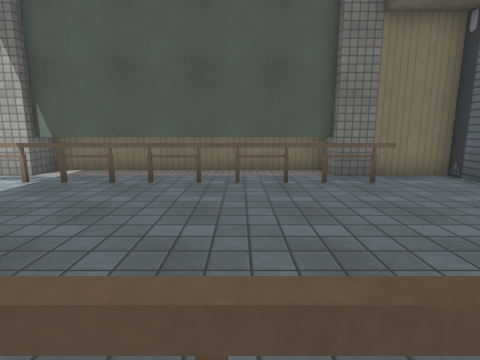
view 1 (above)

22 first-person views from a walk through a Unity game level. The camera is 1.2 m above the floor, tilts 10° down and sees 80° across. The floor is counted in squares, 1 m on a side. Each view is taken from the middle of a square. On the plan, view 1 faces up. The plan holds only what a view shows up to about 13 squares ahead; the rest is blank. The place goes on beyond the plan. The player character is not drawn. Some animated figures are not drawn. Some surface patterns are stand-ins.

view 2
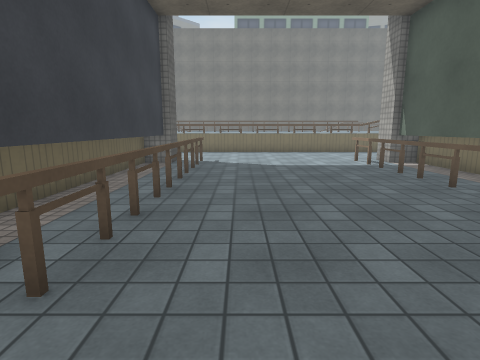

view 3
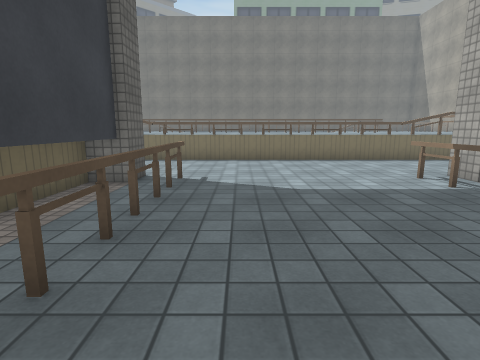

view 4
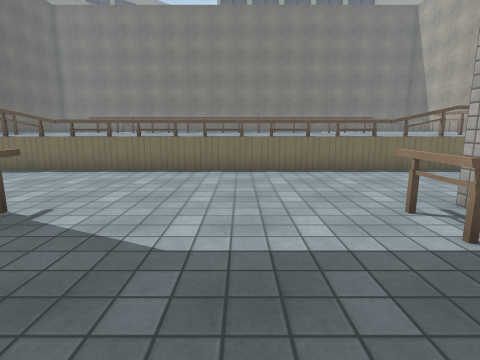

view 5
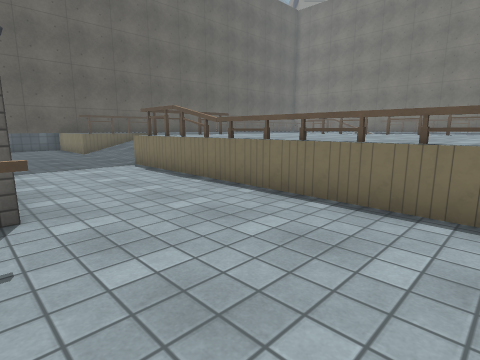

view 6
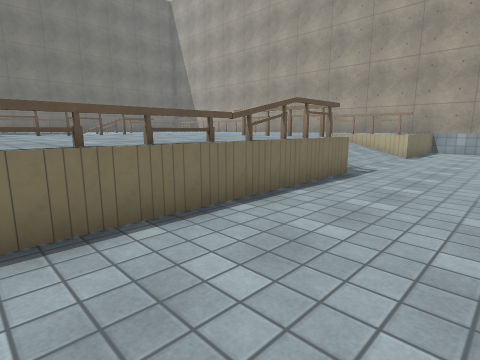

view 7
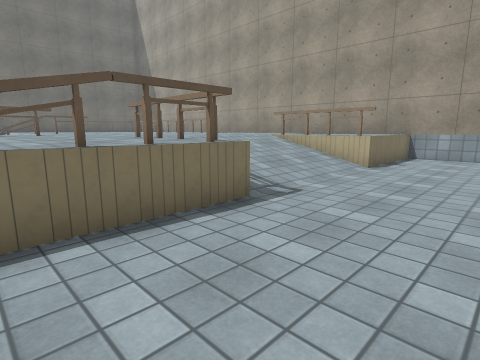

view 8
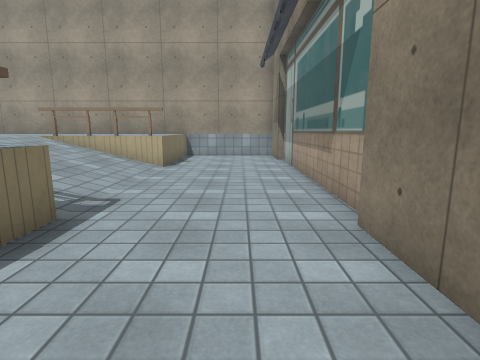

view 9
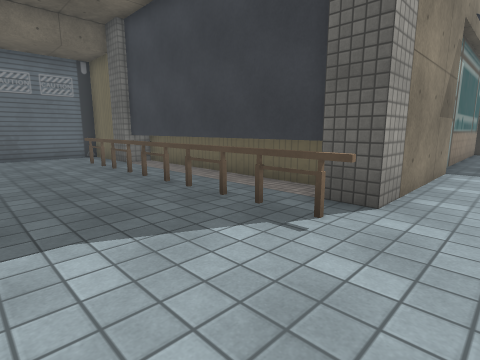

view 10
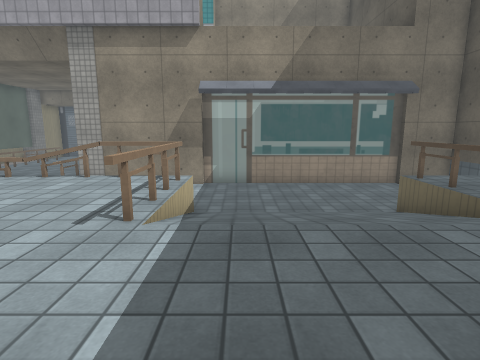

view 11
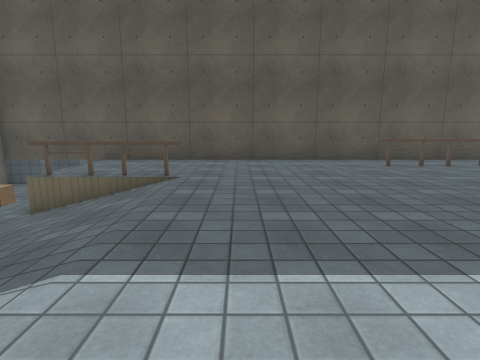

view 12
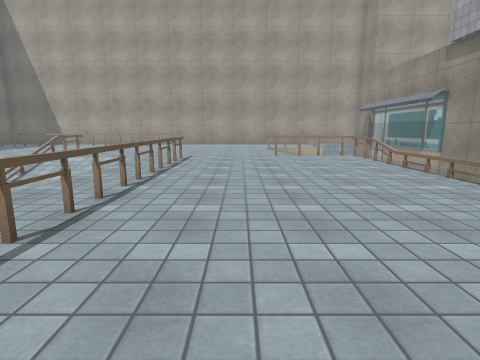

view 13
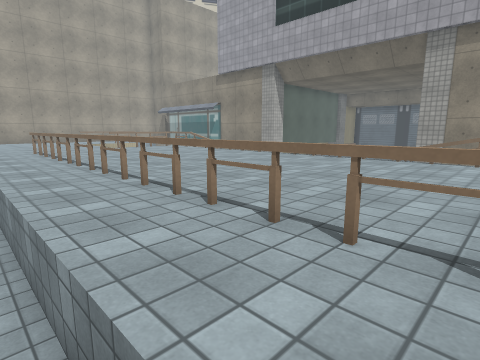

view 14
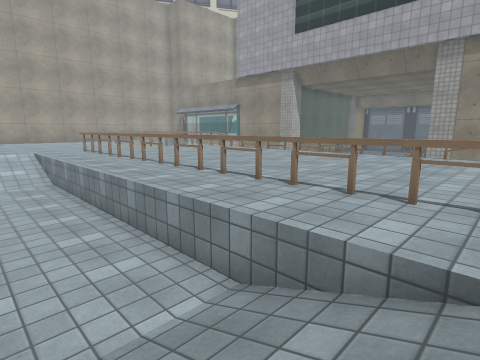

view 15
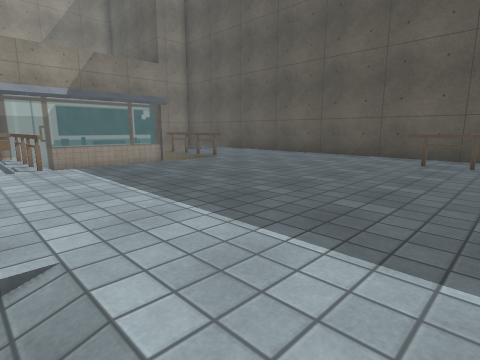

view 16
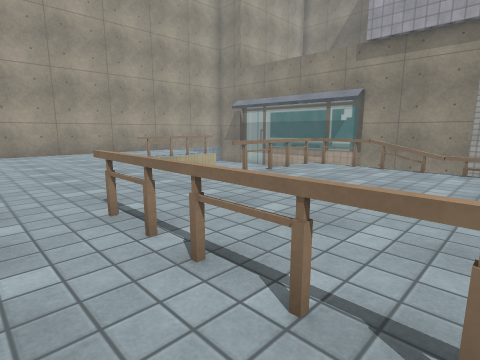

view 17
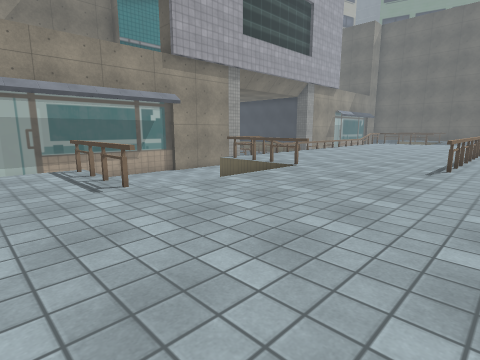

view 18
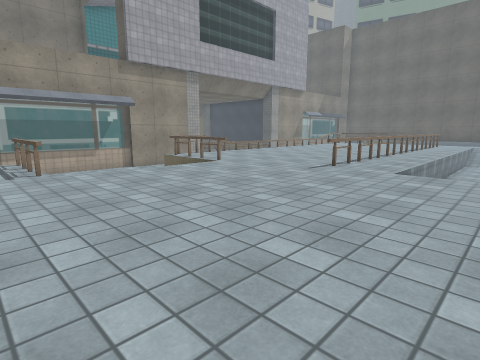

view 19
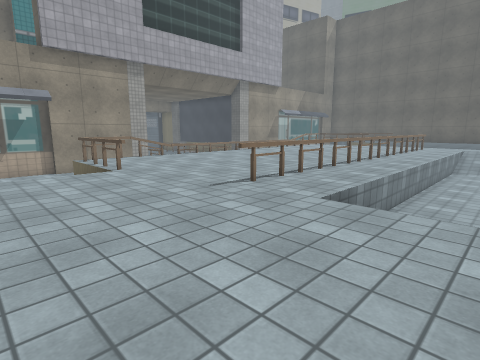

view 20
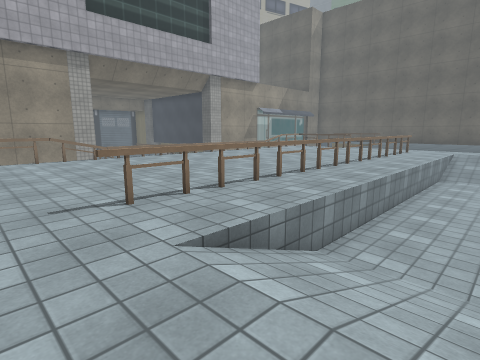

view 21
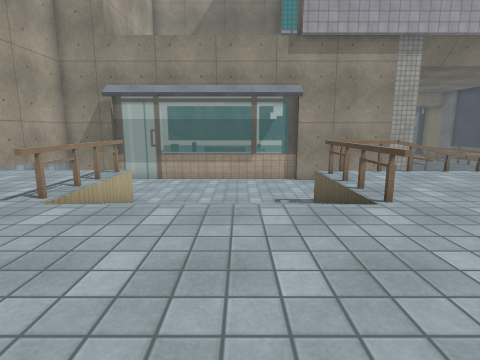

view 22
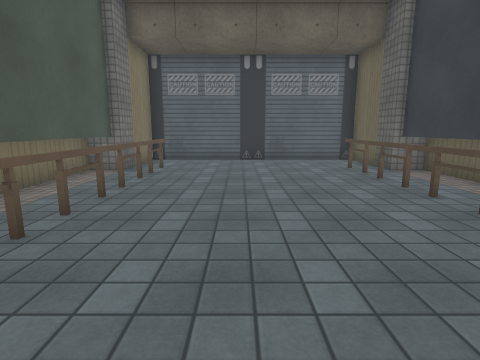

### Floor plan
Key: @ floor where view 1 was taken; # wall or solid block; . main floor; - floor 1 m lower than the main floor; / step, stairs or slope; = window, fence, low wall or low ledge; ^ raised ledge; v drop or lower ground; B billboard.
Columns run from 23 left of view 1 to 6 right of it. Each row starts with its distance up from view 1.
 21    ..........----#
 20 .............----#
 19 .........=#=.----#
 18 .........//==----#
 17 .........////----#
 16 .........////----#
 15 .........////----#
 14 .........////----#
 13 ........=##v^----#
 12 ............=----#
 11 ///..=......=----#
 10 ///..#......=----#
  9 ///..#...... ----########B#
  8 ---..#....../----#BBBBBBBB####
  7 ---..#....../----==========--#
  6 ---..#....../----------------#
  5  --..#....../----------------#
  4  --..#....../----------------#
  3 ---..#....../----------------#
  2 ---..#....../----------------#
  1 ---..#....../----=########=--#
  0 ---..#....../----------@-----#
 -1 ---..#....../----#BBBBBBBB####
 -2  //..#......#----########B#
 -3  //..#......=----#
 -4 ///..=......=----#
 -5 ........=##==----#
 -6 .........//==----#
 -7 .........////----#
 -8 .........////----#
 -9 .........////----#
-10 .........////----#
-11  ........=#v^----#
-12 .............----#
-13 ##=.......... ---#
-14 .............  --#
-15 .............  --#
-16 ##################

Where each view was taken, in squares from view 1:
view 1: 0 up, 0 right, facing up
view 2: 2 up, 5 right, facing left
view 3: 2 up, 1 right, facing left
view 4: 4 up, 2 left, facing left
view 5: 4 up, 6 left, facing down-left
view 6: 5 up, 7 left, facing up-left
view 7: 9 up, 7 left, facing up-left
view 8: 9 up, 8 left, facing up
view 9: 4 up, 8 left, facing down-right
view 10: 7 down, 18 left, facing right
view 11: 4 down, 16 left, facing down
view 12: 1 down, 16 left, facing up
view 13: 4 down, 21 left, facing up-right
view 14: 4 down, 23 left, facing up-right
view 15: 4 down, 23 left, facing down-right
view 16: 7 up, 20 left, facing up-right
view 17: 21 up, 20 left, facing down-right
view 18: 20 up, 23 left, facing down-right
view 19: 16 up, 23 left, facing down-right
view 20: 13 up, 23 left, facing down-right
view 21: 15 up, 19 left, facing right
view 22: 4 up, 6 left, facing right
